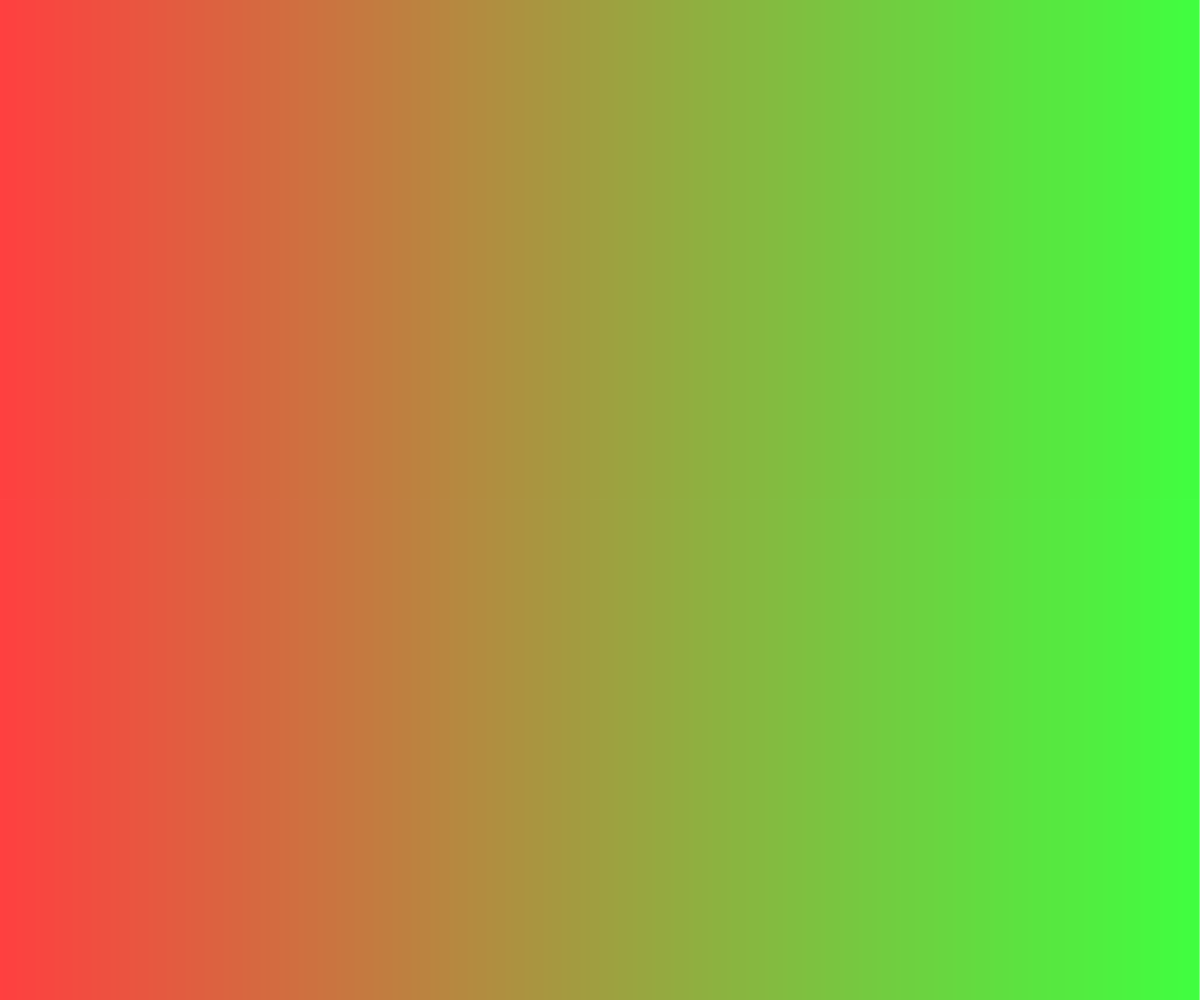
Frame 1 (no input)
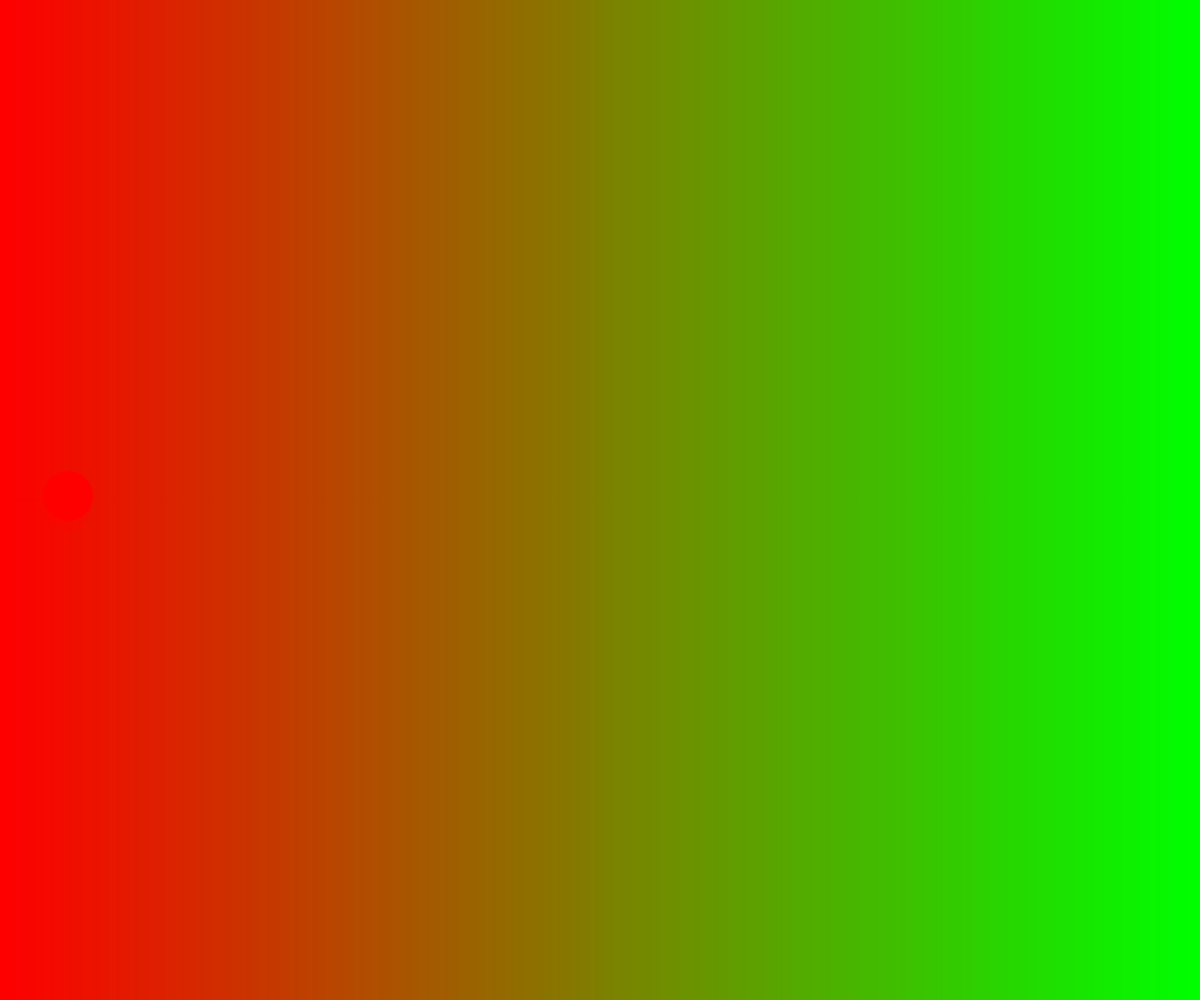
Frame 60 (no input)
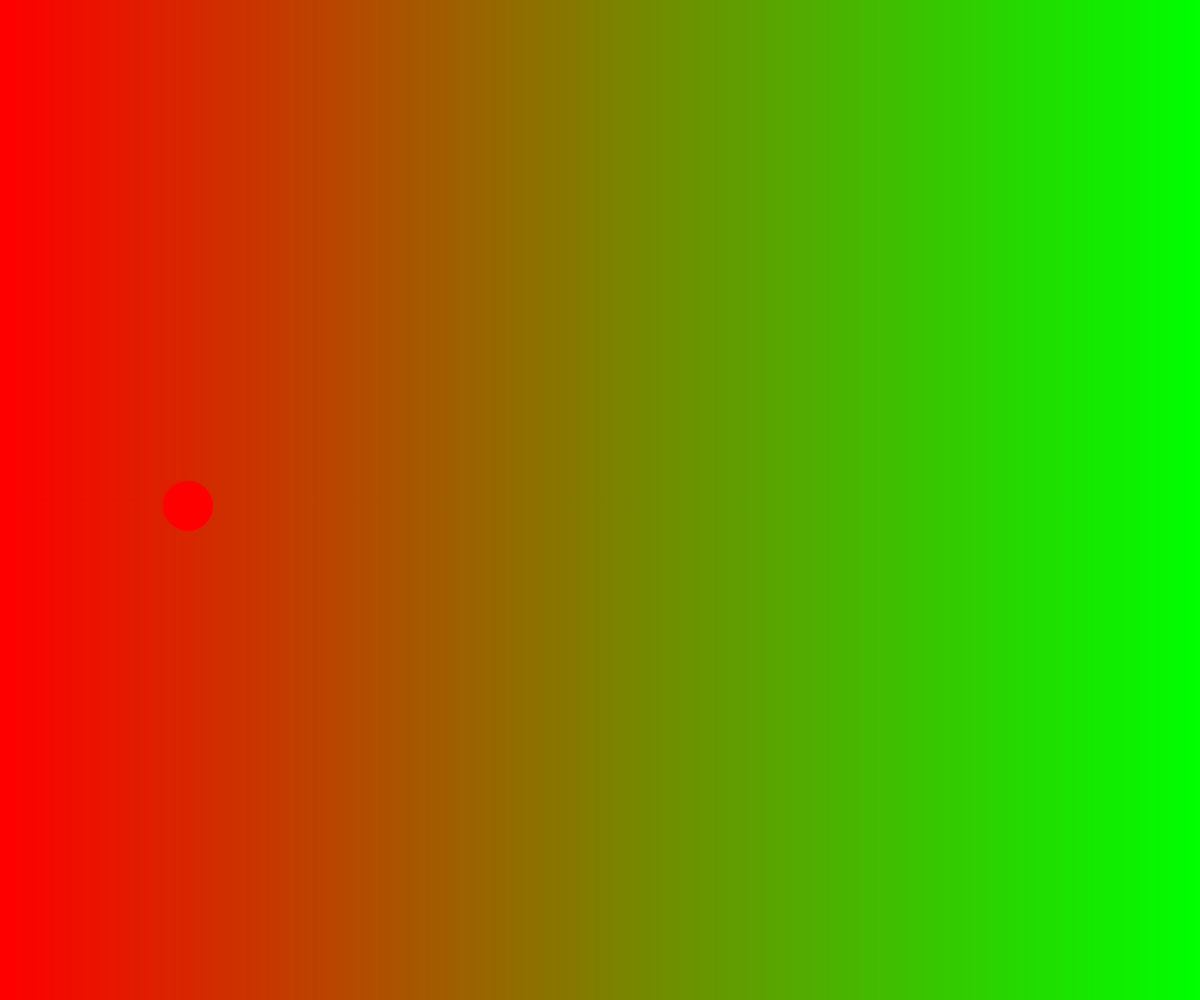
Frame 120 (the mouse pressed at the canvas centre since frame 60)

The p5.js sketch that drew these frames (run headless with seeded random() and noise() and a simulated clock; from frame 60 on, the mouse is pressed at the canvas centre):

// p5.js sketch
// ── sketch.js
let posX = -50;
let posY = 0;

let treshold;

function setup() {
  createCanvas(windowWidth, windowHeight);
  colorMode(RGB, 255);
  noStroke();

  describe(
    'A diagonal green to red gradient from bottom-left to top-right with shading transitioning to black at top-left corner.'
  );
  treshold = width / 2;
}

function drawGradient() {
  for (let x = 0; x < width; x++) {
    let t = x / (width - 1);
    let r = lerp(255, 0, t);
    let g = lerp(0, 255, t);
    stroke(r, g, 0);
    line(x, 0, x, height);
  }
}

function draw() {
  drawGradient();

  if (posX + 25 < treshold) {
    fill(255, 0, 0); // red
  } else {
    fill(0, 255, 0); // green
  }

  // Set no stroke for the circle
  noStroke();

  if (frameCount % 10 == 0) {
    posY = random(-10, 10);
  }

  circle(posX, height / 2 + posY, 50, 50);

  let speed = 2;
  posX += speed;
  if (posX > width) {
    posX = -50;
  }
}

function windowResized() {
  resizeCanvas(windowWidth, windowHeight);
  treshold = width / 2;
}
